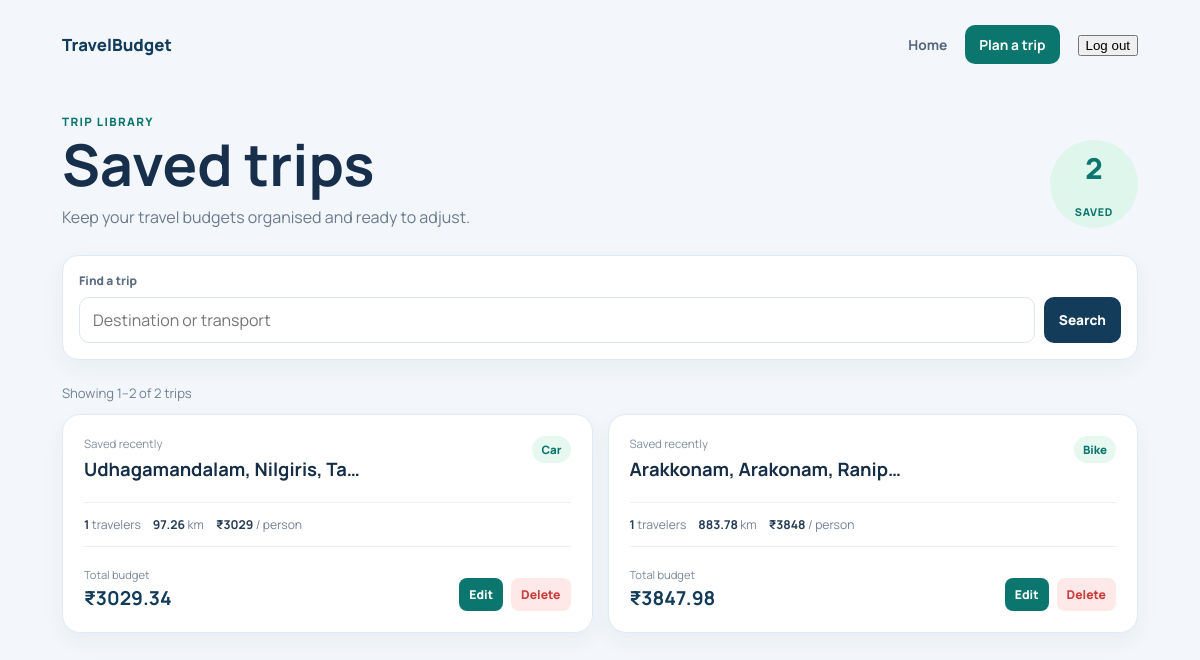
Page /trips?q=&page=2 (signed in) on the earlier database version.
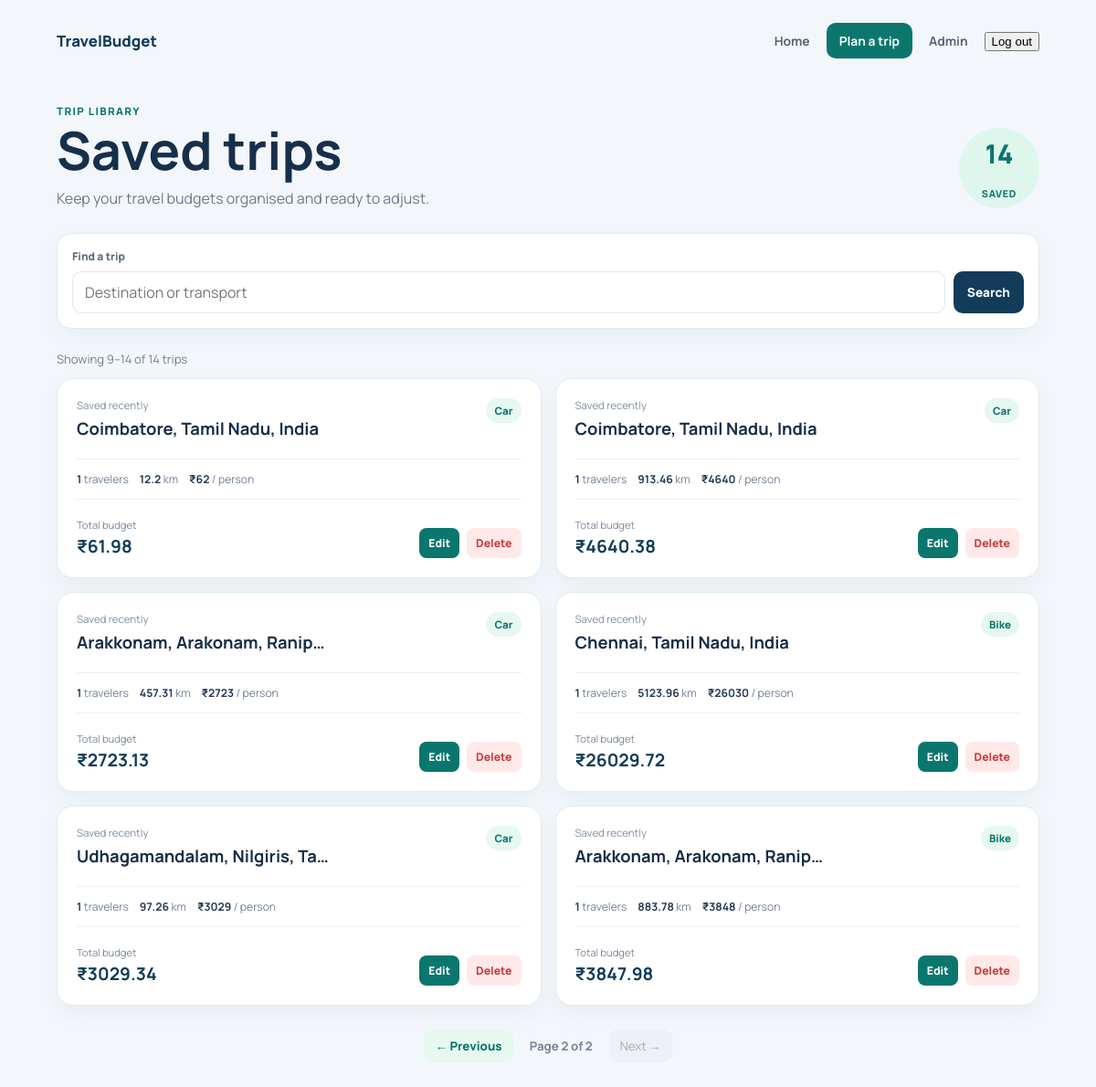
Same page on the later database version.
### tables this page shows
CREATE TABLE trips (
            id INTEGER PRIMARY KEY AUTOINCREMENT,
            destination TEXT,
            travelers INTEGER,
            total_distance REAL,
            transport_mode TEXT,
            transport_cost REAL,
            fuel_type TEXT,
            fuel_price REAL,
            fuel_cost REAL,
            food_cost REAL,
            room_cost REAL,
            toll_charges REAL,
            parking_fee REAL,
            vehicle_type TEXT,
            vehicle_rental_cost REAL,
            places_fee_total REAL,
            total_budget REAL,
            cost_per_person REAL
        , user_id INTEGER);

### app.py (the view)
@app.route("/trips")
@login_required
def trips():
    search_query = request.args.get("q", "").strip()
    try:
        page = max(1, int(request.args.get("page", 1)))
    except (TypeError, ValueError):
        page = 1
    per_page = 8
    where_clause = ""
    params = []
    if search_query:
        where_clause = "WHERE user_id = ? AND (destination LIKE ? OR transport_mode LIKE ?)"
        term = f"%{search_query}%"
        params = [session["user_id"], term, term]
    else:
        where_clause = "WHERE user_id = ?"
        params = [session["user_id"]]
    conn = get_db()
    total = conn.execute(
        f"SELECT COUNT(*) FROM trips {where_clause}", params
    ).fetchone()[0]
    total_pages = max(1, (total + per_page - 1) // per_page)
    page = min(page, total_pages)
    rows = conn.execute(
        f"SELECT * FROM trips {where_clause} ORDER BY id DESC LIMIT ? OFFSET ?",
        [*params, per_page, (page - 1) * per_page],
    ).fetchall()
    conn.close()
    return render_template(
        "trips.html", trips=rows, search_query=search_query, page=page,
        total_pages=total_pages, total=total,
        first_item=(page - 1) * per_page + 1 if total else 0,
    )

### app.py (called while the page is built)
def get_db():
    conn = sqlite3.connect("travel_budget.db")
    conn.row_factory = sqlite3.Row
    return conn

@app.before_request
def update_last_seen():
    user_id = session.get('user_id')
    if user_id:
        try:
            conn = get_db()
            conn.execute('UPDATE users SET last_seen = CURRENT_TIMESTAMP WHERE id = ?', (user_id,))
            conn.commit()
            conn.close()
        except Exception:
            pass

@app.context_processor
def inject_user():
    is_admin = False
    logged_in = 'user_id' in session
    user_name = session.get('user_name')
    if logged_in:
        try:
            conn = get_db()
            row = conn.execute('SELECT is_admin FROM users WHERE id=?', (session['user_id'],)).fetchone()
            conn.close()
            is_admin = False
            if row:
                try:
                    is_admin = bool(row['is_admin'])
                except Exception:
                    is_admin = False
        except Exception:
            is_admin = False
    return dict(is_admin=is_admin, logged_in=logged_in, user_name=user_name)

def login_required(view):
    @wraps(view)
    def wrapped_view(*args, **kwargs):
        if "user_id" not in session:
            return redirect(url_for("login", next=request.path))
        return view(*args, **kwargs)
    return wrapped_view

### templates/trips.html (shortened to what this page needs)
<!doctype html>
<html lang="en"><head><link rel="stylesheet" href="{{ url_for('static', filename='trip.css') }}"></head>
<body><main class="trips-shell"><header class="trips-header"><a href="/" class="brand">TravelBudget</a><nav><a href="/">Home</a><a class="plan-link" href="/planner">Plan a trip</a>{% if is_admin %}<a href="/admin">Admin</a>{% endif %}<form action="/logout" method="post"><button class="logout-btn" type="submit">Log out</button></form></nav></header><section class="trips-hero"><div><p class="eyebrow">Trip library</p><h1>Saved trips</h1><p>Keep your travel budgets organised and ready to adjust.</p></div><span class="trip-total">{{ total }}<small>saved</small></span></section>
<form class="trip-search" method="get" action="/trips" role="search"><label for="trip_search">Find a trip</label><div><input id="trip_search" type="search" name="q" value="{{ search_query }}" placeholder="Destination or transport"><button type="submit">Search</button>{% if search_query %}<a href="/trips">Clear</a>{% endif %}</div></form>
{% if trips %}<p class="trip-count">Showing {{ first_item }}–{{ first_item + trips|length - 1 }} of {{ total }} trip{{ '' if total == 1 else 's' }}</p><section class="trip-list">{% for trip in trips %}<article class="trip-card"><div class="trip-card-top"><div><p class="trip-date">Saved {{ trip['created_at'] if trip['created_at'] else 'recently' }}</p><h2>{{ trip['destination'] }}</h2></div><span class="mode-chip">{{ trip['transport_mode']|capitalize }}</span></div><div class="trip-stats"><span><b>{{ trip['travelers'] }}</b> travelers</span><span><b>{{ trip['total_distance'] or 0 }}</b> km</span><span><b>₹{{ '%.0f'|format(trip['cost_per_person'] or 0) }}</b> / person</span></div><div class="trip-card-bottom"><div><small>Total budget</small><strong>₹{{ '%.2f'|format(trip['total_budget'] or 0) }}</strong></div><div class="trip-actions"><a href="/edit/{{ trip['id'] }}">Edit</a><form action="/delete/{{ trip['id'] }}" method="post" onsubmit="return confirm('Delete this saved trip?')"><button type="submit">Delete</button></form></div></div></article>{% endfor %}</section>{% if total_pages > 1 %}<nav class="pagination" aria-label="Saved trip pages">{% if page > 1 %}<a href="{{ url_for('trips', q=search_query, page=page - 1) }}">← Previous</a>{% else %}<span>← Previous</span>{% endif %}<b>Page {{ page }} of {{ total_pages }}</b>{% if page < total_pages %}<a href="{{ url_for('trips', q=search_query, page=page + 1) }}">Next →</a>{% else %}<span>Next →</span>{% endif %}</nav>{% endif %}{% endif %}</main></body></html>

### static/trip.css (style rules this page uses)
:root { font-family:Manrope,Segoe UI,sans-serif;color:#162d46;background:#f3f7fb }
* { box-sizing:border-box }
body { margin:0 }
.trips-shell { max-width:1120px;margin:auto;padding:25px 22px 48px }
.trips-header { display:flex;justify-content:space-between;align-items:center }
.brand { color:#123c5a;font-size:1.05rem;font-weight:800;text-decoration:none }
.trips-header nav { display:flex;align-items:center;gap:18px }
.trips-header nav a { color:#54647a;font-size:.86rem;font-weight:700;text-decoration:none }
.trips-header .plan-link { padding:10px 14px;border-radius:10px;color:#fff;background:#0b766d }
.trips-hero { display:flex;justify-content:space-between;align-items:end;gap:20px;padding:50px 0 27px }
.eyebrow { margin:0 0 7px;color:#0b766d;font-size:.72rem;font-weight:800;letter-spacing:.12em;text-transform:uppercase }
.trips-hero h1 { margin:0;font-size:clamp(2.15rem,5vw,3.6rem);line-height:1;color:#172f4a }
.trips-hero p:last-child { margin:12px 0 0;color:#6b7a8d }
.trip-total { display:grid;place-items:center;min-width:88px;min-height:88px;border-radius:50%;color:#0b766d;background:#dff6ec;font-size:1.8rem;font-weight:800 }
.trip-total small { font-size:.67rem;text-transform:uppercase;letter-spacing:.07em }
.trip-search { padding:16px;border:1px solid #e0e9f1;border-radius:16px;background:#fff;box-shadow:0 8px 24px rgba(31,54,82,.05) }
.trip-search label { display:block;margin-bottom:8px;color:#5b6b80;font-size:.75rem;font-weight:800 }
.trip-search div { display:flex;align-items:center;gap:9px }
.trip-search input { flex:1;min-height:46px;padding:11px 13px;border:1px solid #dce6ef;border-radius:10px;font:inherit;outline:0 }
.trip-search button,.trip-search a { min-height:46px;padding:11px 15px;border:0;border-radius:10px;color:#fff;background:#123c5a;font:inherit;font-size:.85rem;font-weight:800;text-decoration:none;cursor:pointer }
.trip-count { margin:24px 0 12px;color:#718095;font-size:.82rem }
.trip-list { display:grid;grid-template-columns:repeat(2,minmax(0,1fr));gap:15px }
.trip-card { padding:21px;border:1px solid #e1eaf2;border-radius:18px;background:#fff;box-shadow:0 9px 22px rgba(31,54,82,.05) }
.trip-card-top,.trip-card-bottom { display:flex;justify-content:space-between;gap:15px }
.trip-date { margin:0;color:#8290a1;font-size:.72rem }
.trip-card h2 { max-width:280px;margin:5px 0 0;font-size:1.15rem;overflow:hidden;text-overflow:ellipsis;white-space:nowrap }
.mode-chip { align-self:start;padding:6px 9px;border-radius:99px;color:#0b766d;background:#e6f8ef;font-size:.72rem;font-weight:800 }
.trip-stats { display:flex;flex-wrap:wrap;gap:12px;margin:20px 0;padding:13px 0;border-top:1px solid #ecf0f4;border-bottom:1px solid #ecf0f4;color:#748196;font-size:.76rem }
.trip-stats b { color:#263d57 }
.trip-card-bottom small { display:block;color:#7b899a;font-size:.7rem }
.trip-card-bottom strong { display:block;margin-top:3px;color:#123c5a;font-size:1.2rem }
.trip-actions { display:flex;align-items:end;gap:8px }
.trip-actions a,.trip-actions button { padding:8px 10px;border:0;border-radius:8px;font:inherit;font-size:.76rem;font-weight:800;text-decoration:none;cursor:pointer }
.trip-actions a { color:#fff;background:#0b766d }
.trip-actions button { color:#c83d3d;background:#ffe9e8 }
.pagination { display:flex;justify-content:center;align-items:center;gap:18px;margin-top:26px;color:#738196;font-size:.83rem }
.pagination a,.pagination span { padding:9px 12px;border-radius:9px }
.pagination a { color:#0b766d;background:#e6f8ef;font-weight:800;text-decoration:none }
.pagination span { color:#a0aab6;background:#edf1f5 }

Differences in the rows shown:
added trips: trip "recently", destination "Coimbatore, Tamil Nadu, India", transport_mode "Car", travelers "1", total_distance "12.2", cost_per_person "62", total_budget "61.98"
added trips: trip "recently", destination "Coimbatore, Tamil Nadu, India", transport_mode "Car", travelers "1", total_distance "913.46", cost_per_person "4640", total_budget "4640.38"
added trips: trip "recently", destination "Arakkonam, Arakonam, Ranip…", transport_mode "Car", travelers "1", total_distance "457.31", cost_per_person "2723", total_budget "2723.13"
added trips: trip "recently", destination "Chennai, Tamil Nadu, India", transport_mode "Bike", travelers "1", total_distance "5123.96", cost_per_person "26030", total_budget "26029.72"
Other differences:
{{ total }}: "2" → "14"
{{ first_item }}: "1" → "9"
{{ first_item + trips|length - 1 }}: "2" → "14"
{{ page }}: (not shown) → "2"
{{ total_pages }}: (not shown) → "2"
text now shown: "Admin ← Previous Page of Next →"
